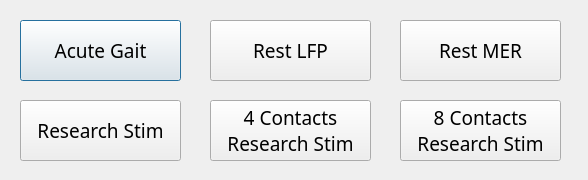
<?xml version="1.0" encoding="UTF-8"?>
<ui version="4.0">
 <class>RecordingAnnotation</class>
 <widget class="QDialog" name="RecordingAnnotation">
  <property name="geometry">
   <rect>
    <x>0</x>
    <y>0</y>
    <width>588</width>
    <height>180</height>
   </rect>
  </property>
  <property name="windowTitle">
   <string>Dialog</string>
  </property>
  <widget class="QPushButton" name="RecordingAnnotationSelect">
   <property name="enabled">
    <bool>true</bool>
   </property>
   <property name="geometry">
    <rect>
     <x>20</x>
     <y>20</y>
     <width>161</width>
     <height>61</height>
    </rect>
   </property>
   <property name="font">
    <font>
     <family>Ubuntu Light</family>
     <pointsize>14</pointsize>
    </font>
   </property>
   <property name="text">
    <string>Acute Gait</string>
   </property>
  </widget>
  <widget class="QPushButton" name="RecordingAnnotationSelect_2">
   <property name="enabled">
    <bool>true</bool>
   </property>
   <property name="geometry">
    <rect>
     <x>210</x>
     <y>20</y>
     <width>161</width>
     <height>61</height>
    </rect>
   </property>
   <property name="font">
    <font>
     <family>Ubuntu Light</family>
     <pointsize>14</pointsize>
    </font>
   </property>
   <property name="text">
    <string>Rest LFP</string>
   </property>
  </widget>
  <widget class="QPushButton" name="RecordingAnnotationSelect_3">
   <property name="enabled">
    <bool>true</bool>
   </property>
   <property name="geometry">
    <rect>
     <x>400</x>
     <y>20</y>
     <width>161</width>
     <height>61</height>
    </rect>
   </property>
   <property name="font">
    <font>
     <family>Ubuntu Light</family>
     <pointsize>14</pointsize>
    </font>
   </property>
   <property name="text">
    <string>Rest MER</string>
   </property>
  </widget>
  <widget class="QPushButton" name="RecordingAnnotationSelect_4">
   <property name="enabled">
    <bool>true</bool>
   </property>
   <property name="geometry">
    <rect>
     <x>20</x>
     <y>100</y>
     <width>161</width>
     <height>61</height>
    </rect>
   </property>
   <property name="font">
    <font>
     <family>Ubuntu Light</family>
     <pointsize>14</pointsize>
    </font>
   </property>
   <property name="text">
    <string>Research Stim</string>
   </property>
  </widget>
  <widget class="QPushButton" name="RecordingAnnotationSelect_5">
   <property name="enabled">
    <bool>true</bool>
   </property>
   <property name="geometry">
    <rect>
     <x>210</x>
     <y>100</y>
     <width>161</width>
     <height>61</height>
    </rect>
   </property>
   <property name="font">
    <font>
     <family>Ubuntu Light</family>
     <pointsize>14</pointsize>
    </font>
   </property>
   <property name="text">
    <string>4 Contacts
Research Stim</string>
   </property>
  </widget>
  <widget class="QPushButton" name="RecordingAnnotationSelect_6">
   <property name="enabled">
    <bool>true</bool>
   </property>
   <property name="geometry">
    <rect>
     <x>400</x>
     <y>100</y>
     <width>161</width>
     <height>61</height>
    </rect>
   </property>
   <property name="font">
    <font>
     <family>Ubuntu Light</family>
     <pointsize>14</pointsize>
    </font>
   </property>
   <property name="text">
    <string>8 Contacts
Research Stim</string>
   </property>
  </widget>
 </widget>
 <resources/>
 <connections>
  <connection>
   <sender>RecordingAnnotationSelect</sender>
   <signal>clicked()</signal>
   <receiver>RecordingAnnotation</receiver>
   <slot>on_RecordingAnnotation_clicked()</slot>
   <hints>
    <hint type="sourcelabel">
     <x>44</x>
     <y>28</y>
    </hint>
    <hint type="destinationlabel">
     <x>54</x>
     <y>8</y>
    </hint>
   </hints>
  </connection>
  <connection>
   <sender>RecordingAnnotationSelect_2</sender>
   <signal>clicked()</signal>
   <receiver>RecordingAnnotation</receiver>
   <slot>on_RecordingAnnotation_clicked()</slot>
   <hints>
    <hint type="sourcelabel">
     <x>235</x>
     <y>31</y>
    </hint>
    <hint type="destinationlabel">
     <x>248</x>
     <y>9</y>
    </hint>
   </hints>
  </connection>
  <connection>
   <sender>RecordingAnnotationSelect_3</sender>
   <signal>clicked()</signal>
   <receiver>RecordingAnnotation</receiver>
   <slot>on_RecordingAnnotation_clicked()</slot>
   <hints>
    <hint type="sourcelabel">
     <x>438</x>
     <y>33</y>
    </hint>
    <hint type="destinationlabel">
     <x>458</x>
     <y>11</y>
    </hint>
   </hints>
  </connection>
  <connection>
   <sender>RecordingAnnotationSelect_4</sender>
   <signal>clicked()</signal>
   <receiver>RecordingAnnotation</receiver>
   <slot>on_RecordingAnnotation_clicked()</slot>
   <hints>
    <hint type="sourcelabel">
     <x>43</x>
     <y>108</y>
    </hint>
    <hint type="destinationlabel">
     <x>59</x>
     <y>71</y>
    </hint>
   </hints>
  </connection>
  <connection>
   <sender>RecordingAnnotationSelect_5</sender>
   <signal>clicked()</signal>
   <receiver>RecordingAnnotation</receiver>
   <slot>on_RecordingAnnotation_clicked()</slot>
   <hints>
    <hint type="sourcelabel">
     <x>235</x>
     <y>109</y>
    </hint>
    <hint type="destinationlabel">
     <x>246</x>
     <y>73</y>
    </hint>
   </hints>
  </connection>
  <connection>
   <sender>RecordingAnnotationSelect_6</sender>
   <signal>clicked()</signal>
   <receiver>RecordingAnnotation</receiver>
   <slot>on_RecordingAnnotation_clicked()</slot>
   <hints>
    <hint type="sourcelabel">
     <x>435</x>
     <y>105</y>
    </hint>
    <hint type="destinationlabel">
     <x>459</x>
     <y>72</y>
    </hint>
   </hints>
  </connection>
 </connections>
 <slots>
  <slot>on_RecordingAnnotation_clicked()</slot>
 </slots>
</ui>
